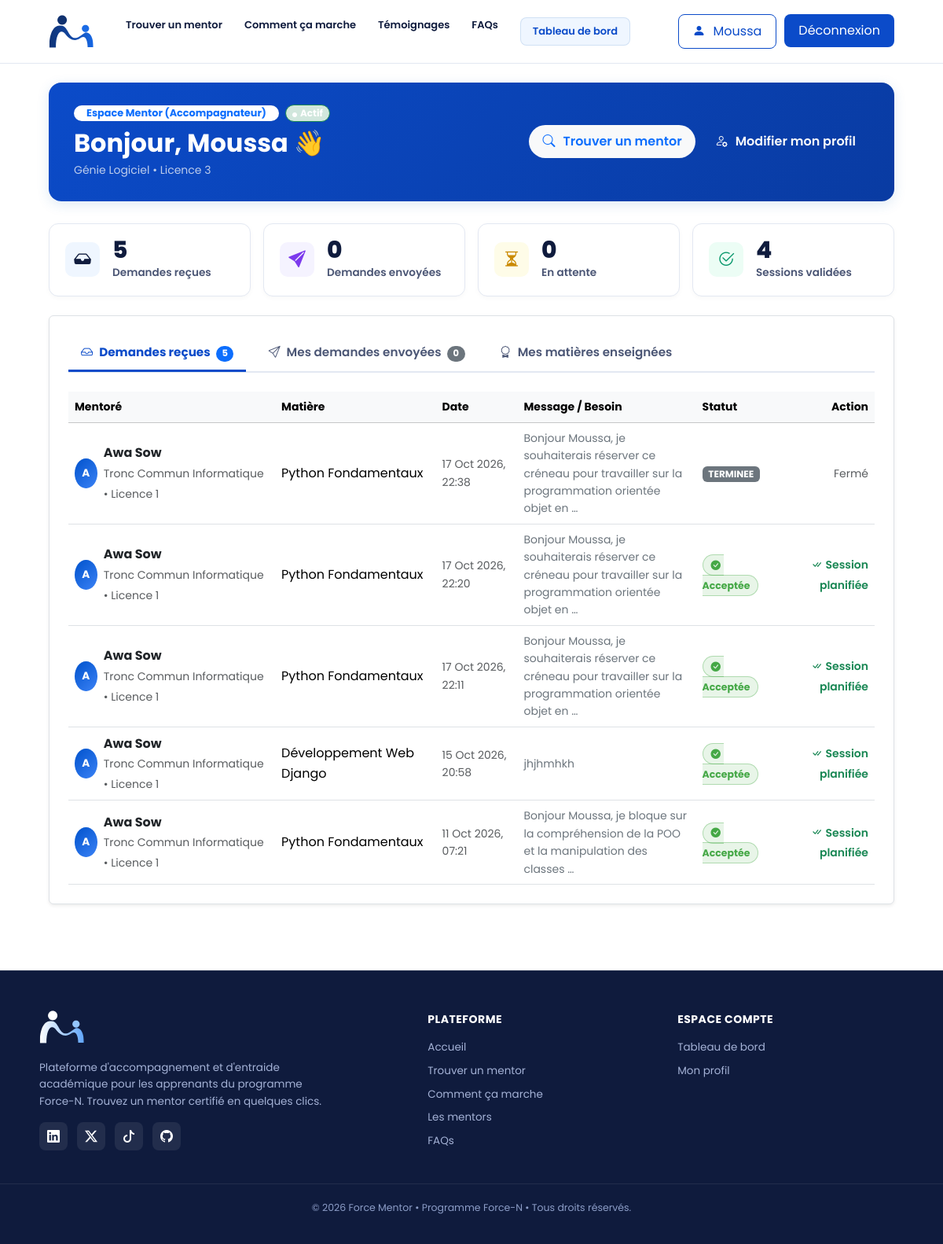
The page /mentorship/tableau-de-bord/ (signed in) on the database as committed earlier.
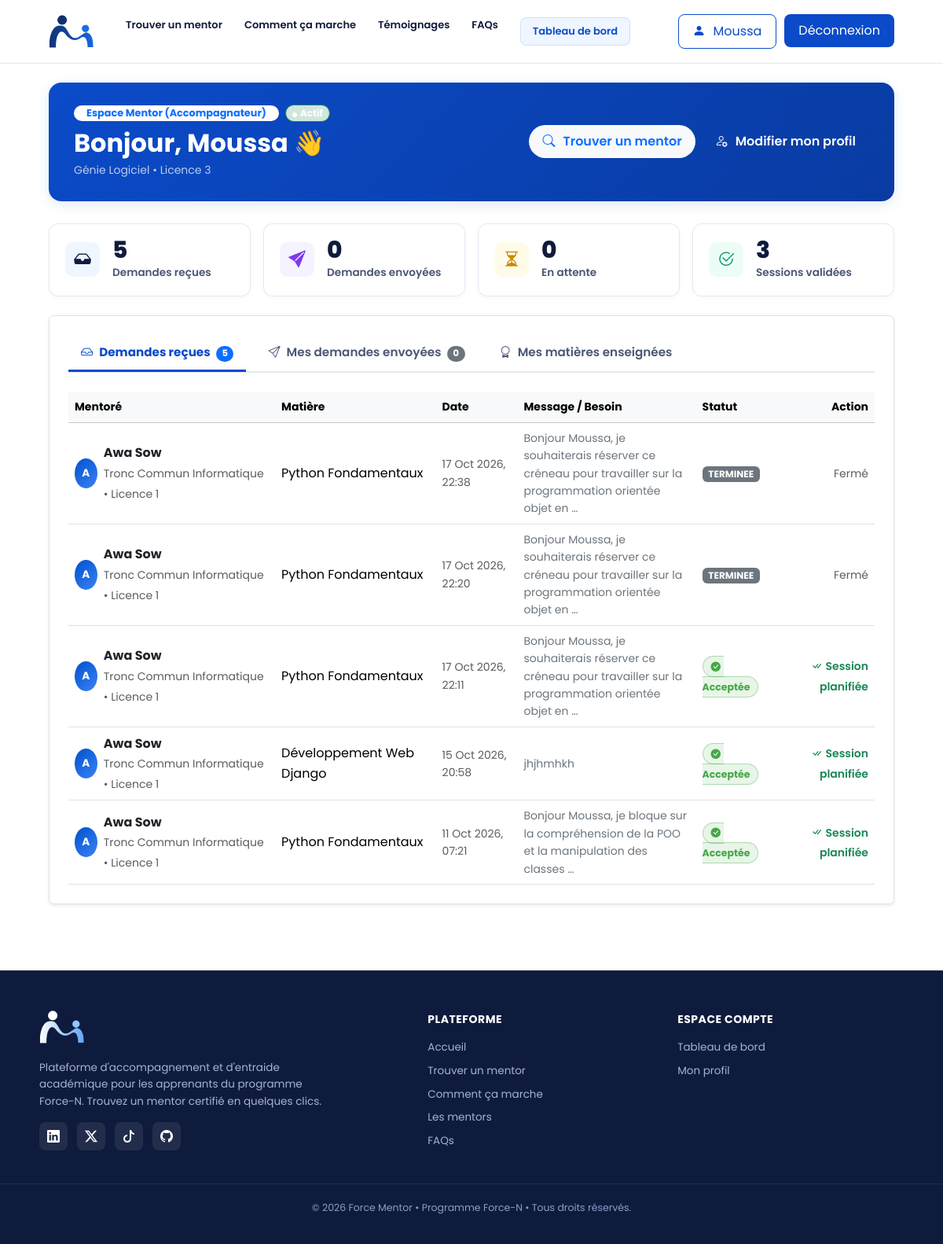
The same page on the database as committed later.
### mentorship/models.py (models this page shows, shortened)
class DemandeMentorat(models.Model):
    STATUT_CHOICES = [
        ('EN_ATTENTE', 'En attente'),
        ('ACCEPTEE', 'Acceptée'),
        ('REFUSEE', 'Refusée'),
        ('TERMINEE', 'Terminée'),
        ('ANNULEE', 'Annulée'),
    ]
    mentore = models.ForeignKey(Profile, on_delete=models.CASCADE, related_name='demandes_envoyees')
    mentor = models.ForeignKey(Profile, on_delete=models.CASCADE, related_name='demandes_recues')
    matiere = models.ForeignKey(Matiere, on_delete=models.CASCADE, related_name='demandes')
    message = models.TextField(help_text="Précisez votre besoin, vos blocages ou vos objectifs")
    statut = models.CharField(max_length=20, choices=STATUT_CHOICES, default='EN_ATTENTE')
    date_heure_souhaitee = models.DateTimeField(null=True, blank=True, help_text="Date et heure prévues de la séance")
    duree_minutes = models.PositiveIntegerField(default=60, help_text="Durée prévue en minutes (ex: 45, 60)")
    disponibilite = models.ForeignKey(DisponibiliteMentor, null=True, blank=True, on_delete=models.SET_NULL, related_name='reservations')
    lien_visio = models.URLField(max_length=300, blank=True, help_text="Lien automatique de visio (Jitsi Meet)")
    commentaire_mentor = models.TextField(blank=True, help_text="Notes ou compte-rendu du mentor post-séance")
    date_creation = models.DateTimeField(auto_now_add=True)
    date_mise_a_jour = models.DateTimeField(auto_now=True)
    class Meta:
        verbose_name = "Demande de mentorat"
        verbose_name_plural = "Demandes de mentorat"
        ordering = ['-date_creation']

class Matiere(models.Model):
    nom = models.CharField(max_length=100, unique=True)
    description = models.TextField(blank=True)
    icone = models.CharField(max_length=50, default='bi-journal-code', blank=True, help_text="Classe d'icône Bootstrap Icons")
    class Meta:
        verbose_name = "Matière"
        verbose_name_plural = "Matières"
        ordering = ['nom']

### accounts/models.py (models this page shows, shortened)
class Profile(models.Model):
    ROLE_CHOICES = [
        ('MENTORE', 'Mentoré (Apprenant)'),
        ('MENTOR', 'Mentor (Accompagnateur)'),
        ('LES_DEUX', 'Mentor & Mentoré'),
    ]
    NIVEAU_CHOICES = [
        ('L1', 'Licence 1'),
        ('L2', 'Licence 2'),
        ('L3', 'Licence 3'),
        ('M1', 'Master 1'),
        ('M2', 'Master 2'),
        ('CERTIF', 'Formation certifiante (Force-N)'),
        ('AUTRE', 'Autre'),
    ]
    user = models.OneToOneField(User, on_delete=models.CASCADE, related_name='profile')
    role = models.CharField(max_length=20, choices=ROLE_CHOICES, default='MENTORE')
    filiere = models.CharField(max_length=150, blank=True, help_text="Ex: Génie Logiciel, Réseaux, Web...")
    niveau = models.CharField(max_length=20, choices=NIVEAU_CHOICES, default='L1')
    bio = models.TextField(blank=True, help_text="Présentez-vous, vos objectifs ou vos compétences")
    telephone = models.CharField(max_length=30, blank=True, help_text="Numéro WhatsApp ou contact")
    est_disponible = models.BooleanField(default=True, help_text="Disponible pour du mentorat")
    photo = models.ImageField(upload_to='profiles/', blank=True, null=True, help_text="Photo de profil")
    class Meta:
        verbose_name = "Profil Étudiant"
        verbose_name_plural = "Profils Étudiants"
    @property
    def est_mentor(self):
        return self.role in ['MENTOR', 'LES_DEUX']

### mentorship/views.py (the view)
# urls.py: path('tableau-de-bord/', views.dashboard, name='dashboard'),
@login_required
def dashboard(request):
    profile = request.user.profile
    demandes_envoyees = DemandeMentorat.objects.filter(mentore=profile).select_related('mentor__user', 'matiere')
    demandes_recues = DemandeMentorat.objects.filter(mentor=profile).select_related('mentore__user', 'matiere')
    competences = profile.competences.select_related('matiere')
    count_envoyees = demandes_envoyees.count()
    count_recues = demandes_recues.count()
    count_en_attente = (
        demandes_recues.filter(statut='EN_ATTENTE').count()
        if profile.est_mentor
        else demandes_envoyees.filter(statut='EN_ATTENTE').count()
    )
    count_acceptees = (
        demandes_recues.filter(statut='ACCEPTEE').count()
        + demandes_envoyees.filter(statut='ACCEPTEE').count()
    )
    context = {
        'profile': profile,
        'demandes_envoyees': demandes_envoyees,
        'demandes_recues': demandes_recues,
        'competences': competences,
        'count_envoyees': count_envoyees,
        'count_recues': count_recues,
        'count_en_attente': count_en_attente,
        'count_acceptees': count_acceptees,
    }
    return render(request, 'mentorship/dashboard.html', context)

### templates/mentorship/dashboard.html (shortened to what the changed rows need)
{% extends 'base.html' %}
{% load static %}
{% block content %}
<div class="container py-4">
    <div class="dashboard-hero-banner d-flex justify-content-between align-items-center flex-wrap gap-3">
        <div>
            <h2 class="fw-bold mb-1" style="font-size: 2rem;">
                Bonjour, {{ user.first_name|default:user.username }} 👋
            </h2>
        </div>
    </div>
    <div class="row g-3 mb-4">
        <div class="col-6 col-lg-3">
            <div class="kpi-card d-flex align-items-center gap-3">
                <div>
                    <div class="kpi-val">{{ count_acceptees }}</div>
                    <div class="kpi-lbl">Sessions validées</div>
                </div>
            </div>
        </div>
    </div>
    <div class="card p-4 bg-white border shadow-sm">
        <div class="tab-content" id="dashboardTabsContent">
            {% if profile.est_mentor %}
            <div class="tab-pane fade show active" id="recues" role="tabpanel">
                {% if demandes_recues %}
                    <div class="table-responsive">
                        <table class="table table-hover align-middle mb-0">
                            <thead class="table-light">
                                <tr class="text-secondary small">
                                    <th>Mentoré</th>
                                    <th>Matière</th>
                                    <th>Date</th>
                                    <th>Message / Besoin</th>
                                    <th>Statut</th>
                                    <th class="text-end">Action</th>
                                </tr>
                            </thead>
                            <tbody>
                                {% for req in demandes_recues %}
                                <tr>
                                    <td>
                                        <div class="d-flex align-items-center gap-2">
                                            <div class="rounded-circle d-flex align-items-center justify-content-center text-white fw-bold" style="width: 38px; height: 38px; background: linear-gradient(135deg, #0052cc, #3b82f6); font-size: 0.85rem;">
                                                {{ req.mentore.user.first_name|first|default:req.mentore.user.username|first|upper }}
                                            </div>
                                            <div>
                                                <div class="fw-bold text-dark">{{ req.mentore.user.get_full_name|default:req.mentore.user.username }}</div>
                                                <small class="text-muted">{{ req.mentore.filiere|default:"Étudiant" }} &bull; {{ req.mentore.get_niveau_display }}</small>
                                            </div>
                                        </div>
                                    </td>
                                    <td>
                                        <span class="badge-skill-pill">{{ req.matiere.nom }}</span>
                                    </td>
                                    <td class="small text-muted">{{ req.date_creation|date:"d M Y, H:i" }}</td>
                                    <td>
                                        <div class="small text-secondary" style="max-width: 280px;" title="{{ req.message }}">
                                            {{ req.message|truncatewords:15 }}
                                        </div>
                                    </td>
                                    <td>
                                        {% if req.statut == 'EN_ATTENTE' %}
                                            <span class="badge-status-pending"><i class="bi bi-hourglass-split me-1"></i>En attente</span>
                                        {% elif req.statut == 'ACCEPTEE' %}
                                            <span class="badge-status-accepted"><i class="bi bi-check-circle-fill me-1"></i>Acceptée</span>
                                        {% elif req.statut == 'REFUSEE' %}
                                            <span class="badge-status-rejected"><i class="bi bi-x-circle-fill me-1"></i>Refusée</span>
                                        {% else %}
                                            <span class="badge bg-secondary">{{ req.statut }}</span>
                                        {% endif %}
                                    </td>
                                    <td class="text-end">
                                        {% if req.statut == 'EN_ATTENTE' %}
                                            <div class="btn-group btn-group-sm">
                                                <a href="{% url 'update_request_status' req.id 'accepter' %}" class="btn btn-success btn-sm px-3 rounded-pill me-1" title="Accepter la demande">
                                                    <i class="bi bi-check-lg me-1"></i>Accepter
                                                </a>
                                                <a href="{% url 'update_request_status' req.id 'refuser' %}" class="btn btn-outline-danger btn-sm px-3 rounded-pill" title="Décliner la demande">
                                                    <i class="bi bi-x-lg me-1"></i>Refuser
                                                </a>
                                            </div>
                                        {% elif req.statut == 'ACCEPTEE' %}
                                            <span class="text-success small fw-semibold"><i class="bi bi-check-all me-1"></i>Session planifiée</span>
                                        {% else %}
                                            <span class="text-muted small">Fermé</span>
                                        {% endif %}
                                    </td>
                                </tr>
                                {% endfor %}
                            </tbody>
                        </table>
                    </div>
                {% endif %}
            </div>
            {% endif %}
        </div>
    </div>
</div>
{% endblock %}

Rows that differ between the two databases and show on the page:
changed DemandeMentorat "17 Oct 2026, 22:20": statut (not shown) → "TERMINEE"; statut "Acceptée Session planifiée" → "Fermé"
Other text that changed with them:
{{ count_acceptees }}: "4" → "3"
